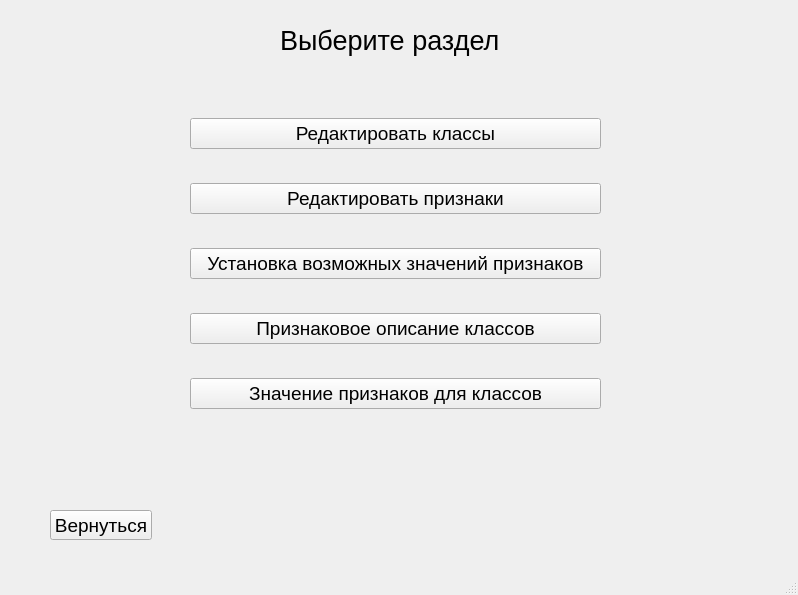
<?xml version="1.0" encoding="UTF-8"?>
<ui version="4.0">
 <class>knowledgeEditor</class>
 <widget class="QMainWindow" name="knowledgeEditor">
  <property name="geometry">
   <rect>
    <x>0</x>
    <y>0</y>
    <width>798</width>
    <height>595</height>
   </rect>
  </property>
  <property name="minimumSize">
   <size>
    <width>798</width>
    <height>595</height>
   </size>
  </property>
  <property name="maximumSize">
   <size>
    <width>798</width>
    <height>595</height>
   </size>
  </property>
  <property name="windowTitle">
   <string>Редактор знаний</string>
  </property>
  <widget class="QWidget" name="centralwidget">
   <widget class="QPushButton" name="button_goBack_knowledgeEditor">
    <property name="geometry">
     <rect>
      <x>50</x>
      <y>510</y>
      <width>102</width>
      <height>30</height>
     </rect>
    </property>
    <property name="font">
     <font>
      <pointsize>14</pointsize>
     </font>
    </property>
    <property name="text">
     <string>Вернуться</string>
    </property>
   </widget>
   <widget class="QLabel" name="label">
    <property name="geometry">
     <rect>
      <x>280</x>
      <y>10</y>
      <width>301</width>
      <height>61</height>
     </rect>
    </property>
    <property name="font">
     <font>
      <pointsize>20</pointsize>
     </font>
    </property>
    <property name="text">
     <string>Выберите раздел</string>
    </property>
   </widget>
   <widget class="QWidget" name="layoutWidget">
    <property name="geometry">
     <rect>
      <x>190</x>
      <y>90</y>
      <width>411</width>
      <height>351</height>
     </rect>
    </property>
    <layout class="QVBoxLayout" name="verticalLayout">
     <property name="sizeConstraint">
      <enum>QLayout::SetDefaultConstraint</enum>
     </property>
     <item>
      <widget class="QPushButton" name="button_classEditor_knowledgeEditor">
       <property name="font">
        <font>
         <pointsize>14</pointsize>
        </font>
       </property>
       <property name="text">
        <string>Редактировать классы</string>
       </property>
      </widget>
     </item>
     <item>
      <widget class="QPushButton" name="button_featureEditor_knowledgeEditor">
       <property name="font">
        <font>
         <pointsize>14</pointsize>
        </font>
       </property>
       <property name="text">
        <string>Редактировать признаки</string>
       </property>
      </widget>
     </item>
     <item>
      <widget class="QPushButton" name="button_featurePossibleDefinition_knowledgeEditor">
       <property name="font">
        <font>
         <pointsize>14</pointsize>
        </font>
       </property>
       <property name="text">
        <string>Установка возможных значений признаков</string>
       </property>
      </widget>
     </item>
     <item>
      <widget class="QPushButton" name="button_classExplanation_knowledgeEditor">
       <property name="font">
        <font>
         <pointsize>14</pointsize>
        </font>
       </property>
       <property name="text">
        <string>Признаковое описание классов</string>
       </property>
      </widget>
     </item>
     <item>
      <widget class="QPushButton" name="button_classFeatureDefinition_knowledgeEditor">
       <property name="font">
        <font>
         <pointsize>14</pointsize>
        </font>
       </property>
       <property name="text">
        <string>Значение признаков для классов</string>
       </property>
      </widget>
     </item>
    </layout>
   </widget>
  </widget>
  <widget class="QMenuBar" name="menubar">
   <property name="geometry">
    <rect>
     <x>0</x>
     <y>0</y>
     <width>798</width>
     <height>22</height>
    </rect>
   </property>
  </widget>
  <widget class="QStatusBar" name="statusbar"/>
 </widget>
 <resources/>
 <connections/>
</ui>
